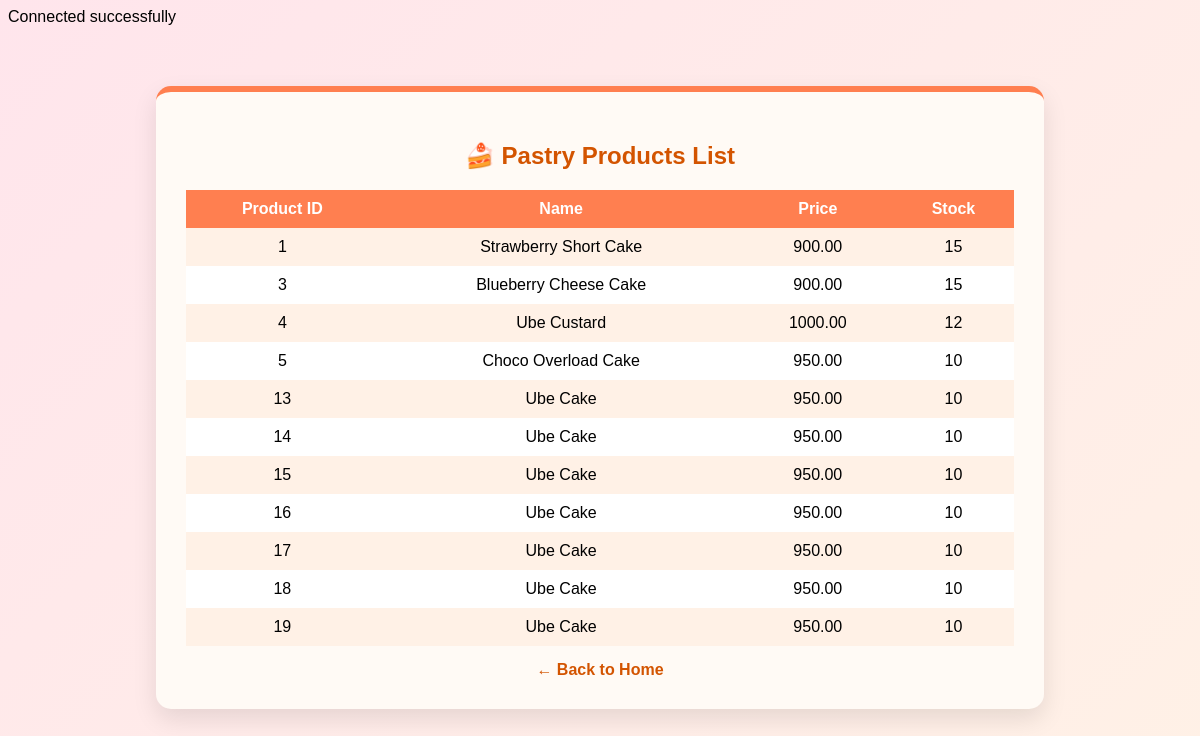
The page /table_display.php on the database its author committed.
### tables this page shows
CREATE TABLE `products` (
  `product_id` int(11) NOT NULL,
  `name` varchar(100) DEFAULT NULL,
  `price` decimal(10,2) DEFAULT NULL,
  `stock` int(11) DEFAULT NULL
);

### table_display.php (the view, shortened to what this page needs)
<?php
require 'dbconfig.php';
$stmt = $pdo->query("SELECT * FROM products");
$data = $stmt->fetchAll(PDO::FETCH_ASSOC);
?>
<!DOCTYPE html>
<html>
<head>
</head>
<body>
<div class="container">
    <h2>🍰 Pastry Products List</h2>
    <table>
        <tr>
            <th>Product ID</th>
            <th>Name</th>
            <th>Price</th>
            <th>Stock</th>
        </tr>
        <?php foreach ($data as $row): ?>
        <tr>
            <td><?= $row['product_id'] ?></td>
            <td><?= $row['name'] ?></td>
            <td><?= $row['price'] ?></td>
            <td><?= $row['stock'] ?></td>
        </tr>
        <?php endforeach; ?>
    </table>
    <a href="index.php">← Back to Home</a>
</div>
</body>
</html>

### table_display.php (style rules this page uses)
body { font-family: Arial; background: linear-gradient(135deg, #ffe5ec, #fff1e6); }
.container { width: 70%; margin: 60px auto; background: #fffaf5; padding: 30px; border-radius: 15px; box-shadow: 0 10px 25px rgba(0,0,0,0.1); border-top: 6px solid #ff7f50; }
h2 { text-align: center; color: #d35400; }
table { width: 100%; border-collapse: collapse; margin-top: 15px; }
th { background: #ff7f50; color: white; padding: 10px; }
td { text-align: center; padding: 10px; background: white; }
tr:nth-child(even) td { background: #fff1e6; }
a { display: block; text-align: center; margin-top: 15px; color: #d35400; text-decoration: none; font-weight: bold; }

### rows shown on the page
products: product_id "1", name "Strawberry Short Cake", price "900.00", stock "15"
products: product_id "3", name "Blueberry Cheese Cake", price "900.00", stock "15"
products: product_id "4", name "Ube Custard", price "1000.00", stock "12"
products: product_id "5", name "Choco Overload Cake", price "950.00", stock "10"
products: product_id "13", name "Ube Cake", price "950.00", stock "10"
products: product_id "14", name "Ube Cake", price "950.00", stock "10"
products: product_id "15", name "Ube Cake", price "950.00", stock "10"
products: product_id "16", name "Ube Cake", price "950.00", stock "10"
products: product_id "17", name "Ube Cake", price "950.00", stock "10"
products: product_id "18", name "Ube Cake", price "950.00", stock "10"
products: product_id "19", name "Ube Cake", price "950.00", stock "10"
